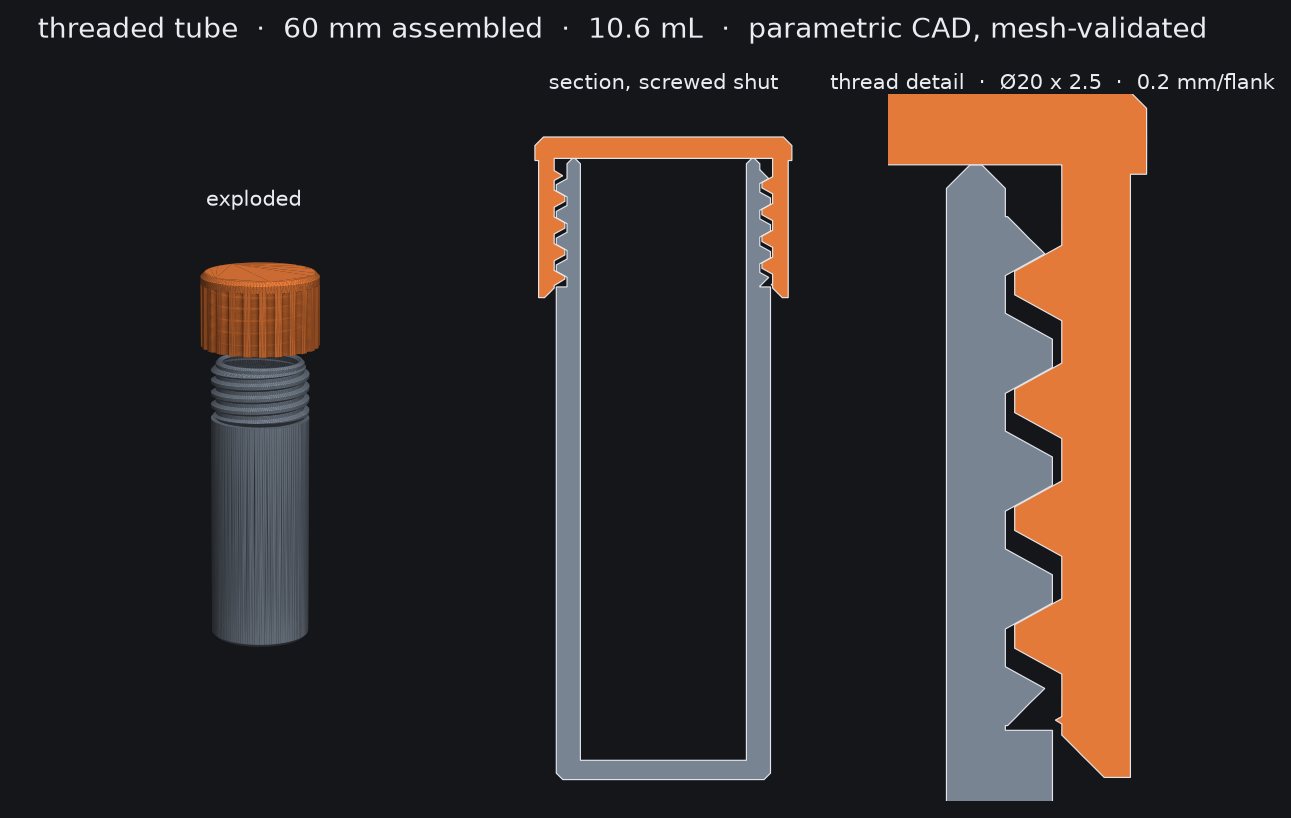

Here is the Python script that generated this plot:
"""
Render a preview PNG of the tube: exploded 3D view plus a cut-away that
shows the threads actually interlocking.

    python3 preview.py [-o preview.png]
"""

import argparse
import math
import os

import matplotlib
matplotlib.use("Agg")

import matplotlib.pyplot as plt
import numpy as np
import trimesh
from mpl_toolkits.mplot3d.art3d import Poly3DCollection

import generate as g
from validate import to_mesh

BG, INK, ACCENT = "#14161a", "#e9edf2", "#f0803c"
SEATED_Z = g.BODY_H - g.CAP_CAVITY
BEST_PHASE = 102.0   # phase found by validate.py's screw test


def shade(mesh, base, light=(0.4, 0.5, 0.75)):
    tris = mesh.vertices[mesh.faces]
    n = mesh.face_normals
    lit = np.clip(n @ np.array(light) / np.linalg.norm(light), 0, 1)
    c = np.array(matplotlib.colors.to_rgb(base))
    colors = c * (0.32 + 0.68 * lit)[:, None]
    return Poly3DCollection(tris, facecolors=np.clip(colors, 0, 1), linewidths=0)


def seated_cap(cap):
    c = cap.copy()
    c.apply_transform(
        trimesh.transformations.rotation_matrix(math.radians(BEST_PHASE), (0, 0, 1))
    )
    c.apply_translation((0, 0, SEATED_Z))
    return c


def view_3d(ax, body, cap):
    cap = cap.copy()
    cap.apply_translation((0, 0, SEATED_Z + 16))   # exploded
    ax.add_collection3d(shade(body, "#7f8b99"))
    ax.add_collection3d(shade(cap, ACCENT))
    ax.set_xlim(-20, 20)
    ax.set_ylim(-20, 20)
    ax.set_zlim(0, 82)
    ax.set_box_aspect((1, 1, 2.05))
    ax.set_axis_off()
    ax.view_init(elev=14, azim=35)
    ax.set_title("exploded", color=INK, fontsize=9, pad=0)


def view_section(ax, body, cap, window=None, title="section, screwed shut"):
    """Cut the assembly at y = 0 and draw the real X-Z outline.

    Path3D.to_2D() reprojects onto its own frame, which scrambles the axes
    here; the discrete polylines are already in world coordinates.
    """
    for mesh, color in ((body, "#7f8b99"), (seated_cap(cap), ACCENT)):
        sec = mesh.section(plane_origin=(0, 0, 0), plane_normal=(0, 1, 0))
        for loop in sec.discrete:
            ax.fill(loop[:, 0], loop[:, 2], facecolor=color,
                    edgecolor=INK, linewidth=0.5, alpha=0.95)

    if window:
        ax.set_xlim(*window[0])
        ax.set_ylim(*window[1])
    else:
        ax.set_xlim(-14, 14)
        ax.set_ylim(-2, 64)
    ax.set_aspect("equal")
    ax.set_axis_off()
    ax.set_title(title, color=INK, fontsize=9, pad=2)


def main():
    ap = argparse.ArgumentParser()
    here = os.path.dirname(os.path.abspath(__file__))
    ap.add_argument("-o", "--out", default=os.path.join(here, "preview.png"))
    args = ap.parse_args()

    body, cap = to_mesh(g.body().val()), to_mesh(g.cap().val())

    fig = plt.figure(figsize=(9.5, 5.4), facecolor=BG)
    gs = fig.add_gridspec(1, 3, width_ratios=(1.15, 0.8, 1.05), wspace=0.02)
    view_3d(fig.add_subplot(gs[0], projection="3d", facecolor=BG), body, cap)
    view_section(fig.add_subplot(gs[1], facecolor=BG), body, cap)
    view_section(
        fig.add_subplot(gs[2], facecolor=BG), body, cap,
        window=((6.5, 13.5), (44.5, 59.5)),
        title=f"thread detail  ·  Ø{g.THREAD_MAJOR:.0f} x {g.PITCH}  ·  "
              f"{g.RAD_CLEAR} mm/flank",
    )
    fig.suptitle(
        f"threaded tube  ·  {g.ASSEMBLED_H:.0f} mm assembled  ·  "
        f"{math.pi * (g.BORE/2)**2 * (g.BODY_H - g.BOTTOM) / 1000:.1f} mL  ·  "
        f"parametric CAD, mesh-validated",
        color=INK, fontsize=12, y=0.965,
    )
    fig.savefig(args.out, dpi=170, facecolor=BG, bbox_inches="tight")
    print("wrote", args.out)


if __name__ == "__main__":
    main()
